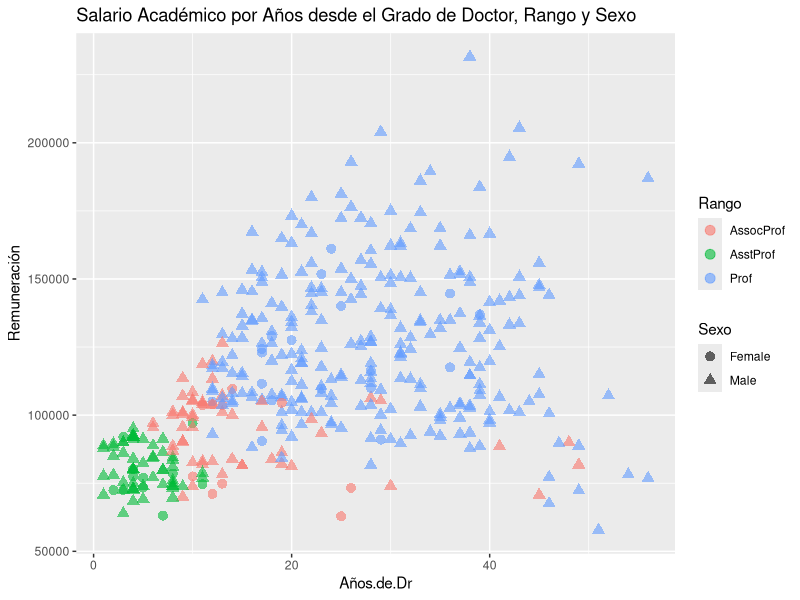

Recreate this plot in R.
# Rscript cuatro.variables.r

# Cargando libreria.
library(ggplot2)

# Lee datos del archivo .csv 
datos <- read.csv("salarios.csv")

# Gráfica  Años de Experiencia Vs. Remuneración, Rango y Sexo

pdf(file="Cuatro.Variables.pdf")
png("Cuatro.Variables.png")

ggplot(datos, 
        aes(x = Años.de.Dr, 
	   y = Remuneración,
	   color = Rango,
	   shape = Sexo,  )) + 
  geom_point(size = 3, alpha = .6) +
  labs(title = "Salario Académico por Años desde el Grado de Doctor, Rango y Sexo")

dev.off()

# REFERENCIAS
# Oscar Núñez Mori. Jaén, 10-Jul-2024. Basado en:
# - Kabacoff. R. (s.f.) Modern Data Visualization with R. Chap. 6.
#   https://rkabacoff.github.io/datavis/Multivariate.html
#   https://github.com/Rkabacoff/datavis_support
# - Fox J. and Weisberg, S. (2011) An R Companion to Applied Regression, 2nd. Sage.
#   https://www.rdocumentation.org/packages/carData/versions/3.0-1/topics/Salaries


